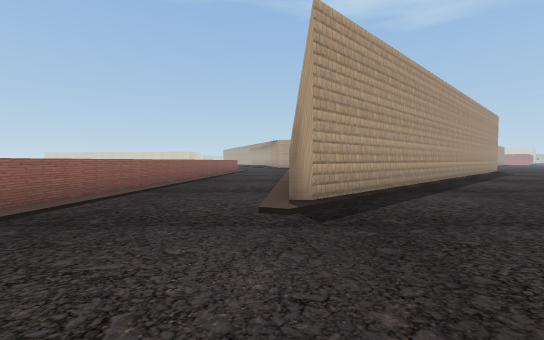
view 1 (above)

23 first-person views from a walk through a 3-D level made in the Unity game engine. The camera is 1.3 m above the floor, tilts 2° down and sees 90° across. The floor is counted in squares, 2 m on a side. Each view is taken from the middle of a square. On the plan, view 1 faces up. The plan holds only what a view shows up to about 9 squares ahead; the rest is blank. The place goes on beyond the plan.

view 2
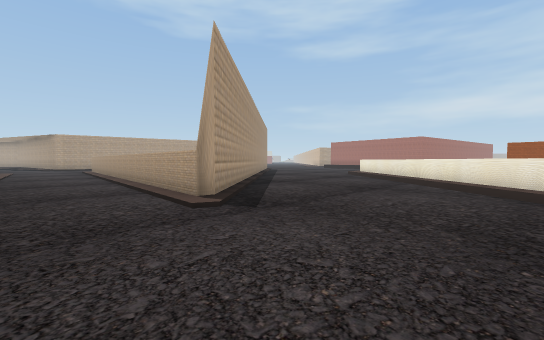

view 3
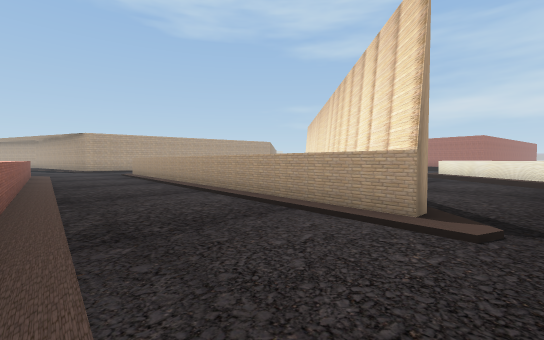

view 4
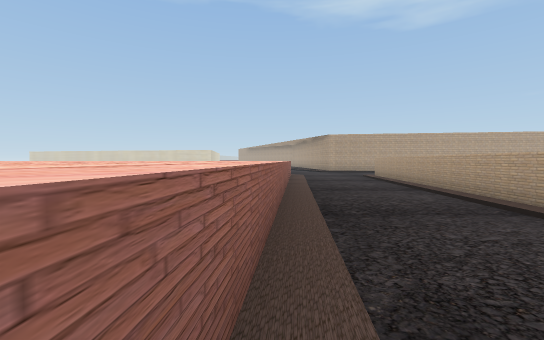

view 5
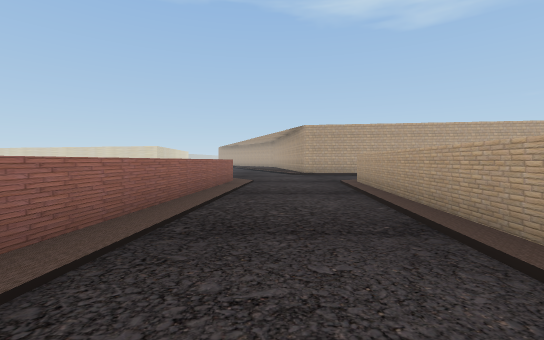

view 6
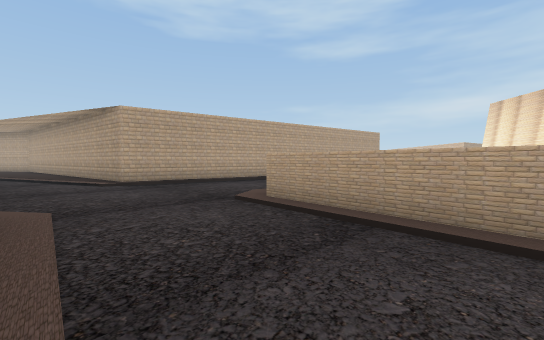

view 7
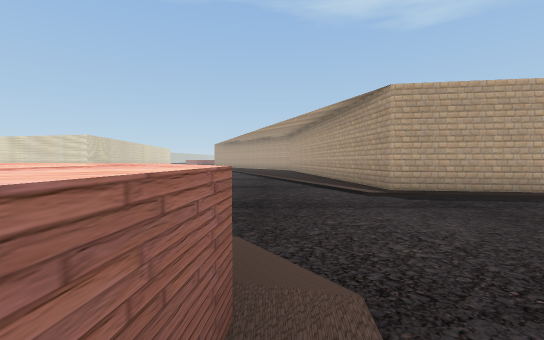

view 8
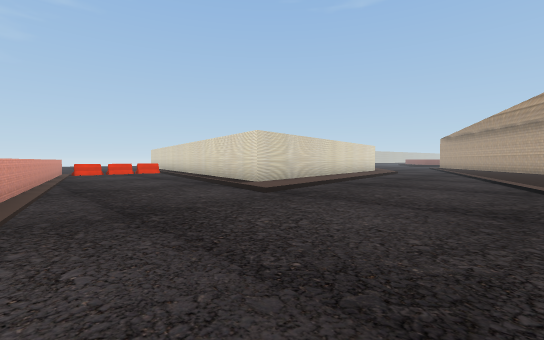

view 9
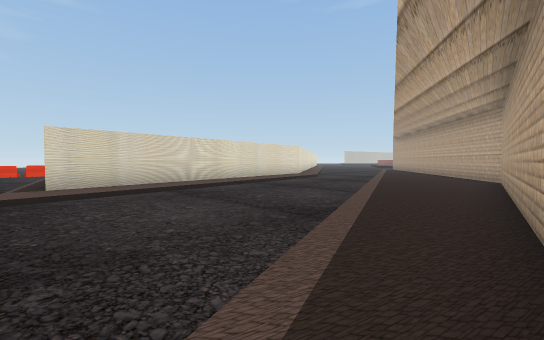

view 10
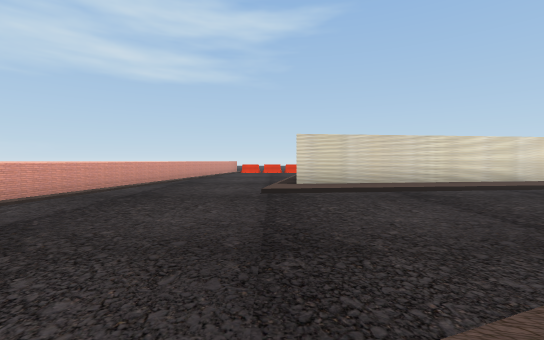

view 11
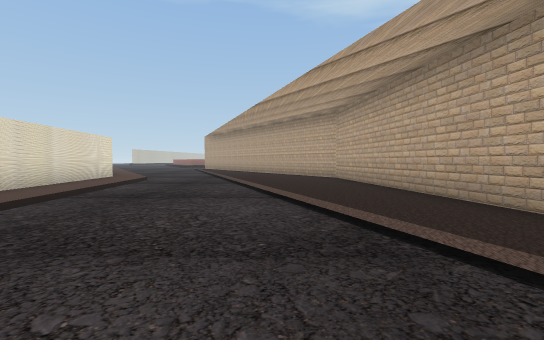

view 12
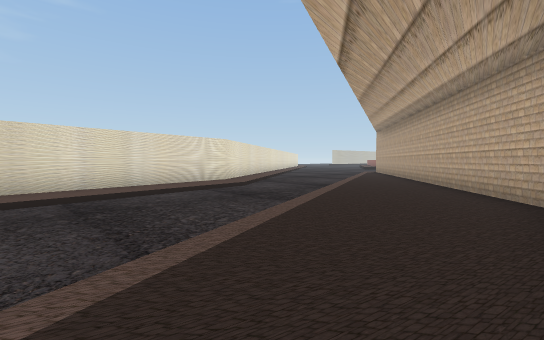

view 13
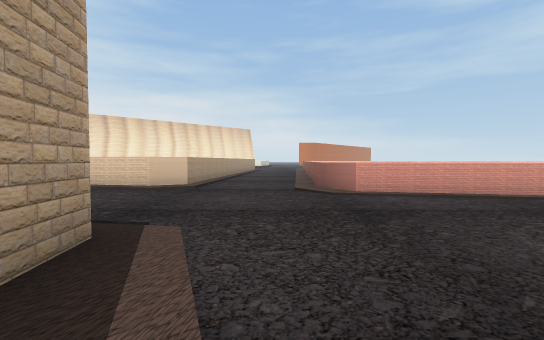

view 14
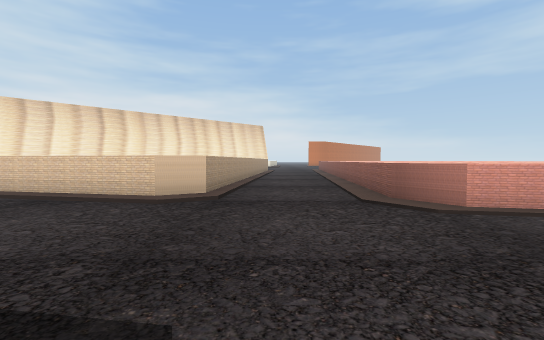

view 15
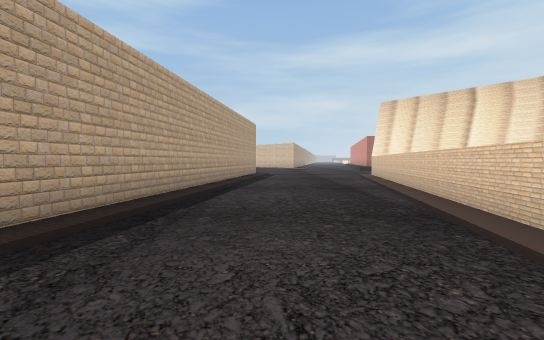

view 16
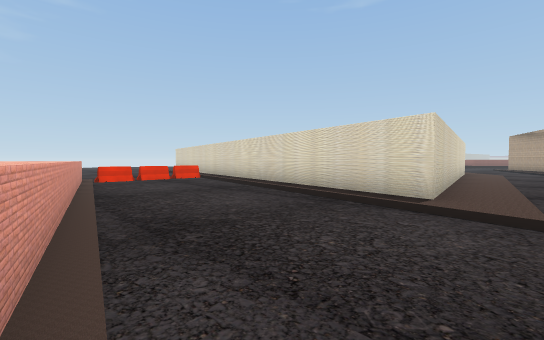

view 17
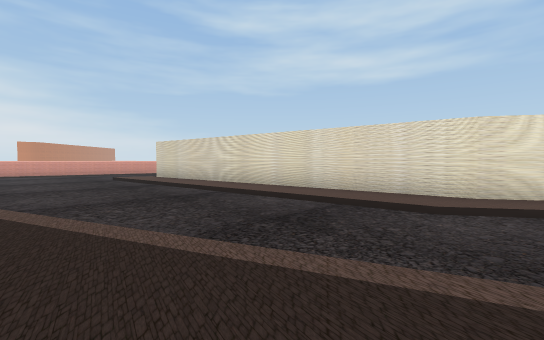

view 18
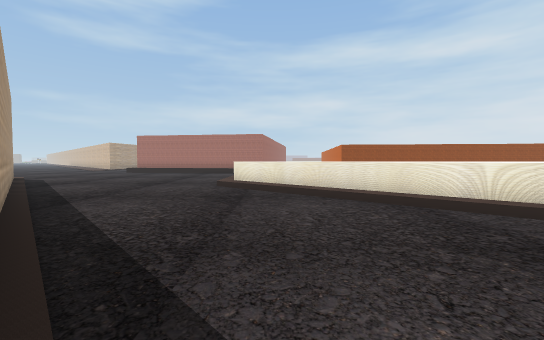

view 19
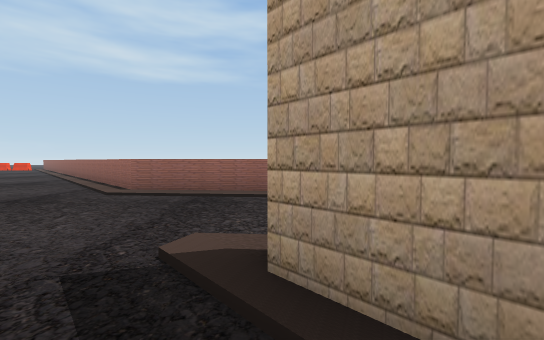

view 20
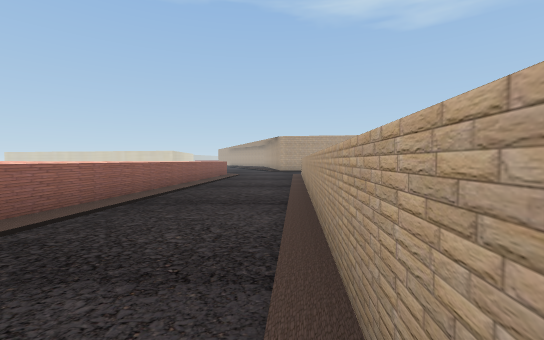

view 21
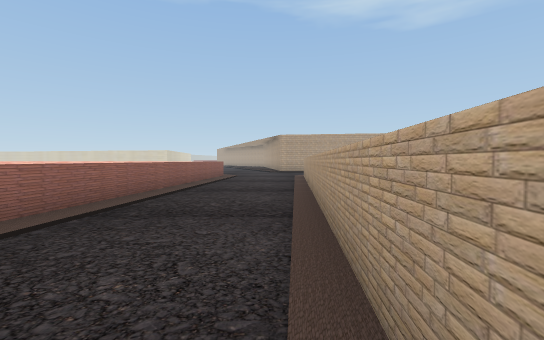

view 22
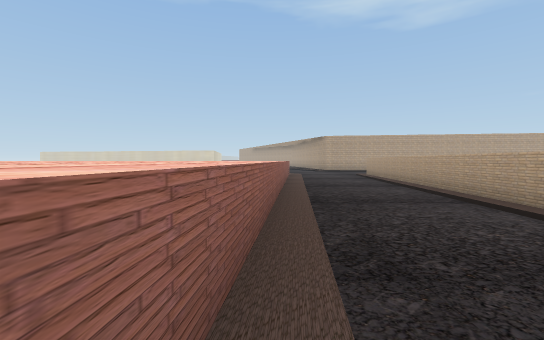

view 23
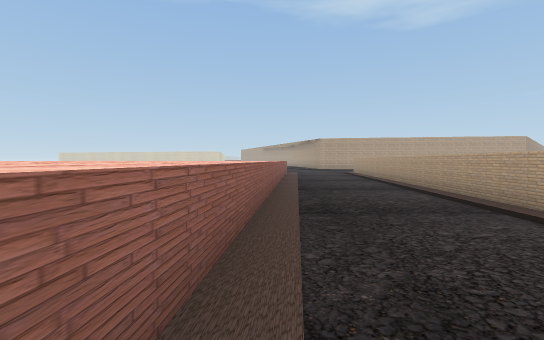

### Floor plan
Key: @ floor where view 1 was taken; # wall or solid block; . main floor; : floor 0.25 m higher than the main floor; / step, stairs or slope; ^ raised ledge.
Columns run from 11 left of view 1 to 11 right of it. Each row starts with its distance up from view 1.
 34   #/../:::#
 33   #:/..:::##
 32   #:/../:::#
 31   ##/../:::#
 30    #/...:::#
 29    #:.../::#
 28    #:....::#
 27    #:..../:#
 26    #:..../:#
 25 ####:/....:##
 24 /:##//..../:#
 23 ...///..../:#
 22 ...........:#####
 21 ............///:######
 20 ..................///:
 19 ^^^^^.................
 18     ^^^^^.............
 17    ^^^^^^^../^///.....
 16     ^   ^.../^^^^^^///
 15     ^^^^^.../^     ^^^
 14         ^...^
 13         ^...^        #.
 12  ^^^^^^^^...^       #..
 11  ^^^^^^^^...^      #...
 10      ^^^^...^     #....
  9  ^^^^^^^^...^    #.....
  8      ^^^^../^  ^#......
  7      ^^^^../^ ^#.......
  6       ^^^../^##......^
  5      ^^^.../^/......^
  4       ^^.../#......^^
  3        ^..........^^
  2        ^.........^^
  1        ^........^^^
  0       ^....@...#^ ^

Where each view was taken, in squares from view 1:
view 1: 0 up, 0 right, facing up
view 2: 0 up, 2 left, facing up-right
view 3: 3 up, 3 left, facing up-right
view 4: 5 up, 3 left, facing up
view 5: 9 up, 1 left, facing up
view 6: 13 up, 2 left, facing up-right
view 7: 16 up, 2 left, facing up
view 8: 19 up, 2 left, facing up-left
view 9: 23 up, 0 right, facing up-left
view 10: 23 up, 0 right, facing left
view 11: 24 up, 3 left, facing up
view 12: 28 up, 1 left, facing up-left
view 13: 24 up, 1 left, facing down
view 14: 22 up, 0 right, facing down
view 15: 19 up, 1 right, facing right
view 16: 19 up, 6 left, facing up-left
view 17: 34 up, 3 left, facing down-left
view 18: 5 up, 2 right, facing right
view 19: 4 up, 2 right, facing left
view 20: 4 up, 0 right, facing up
view 21: 5 up, 0 right, facing up
view 22: 4 up, 3 left, facing up
view 23: 2 up, 3 left, facing up
